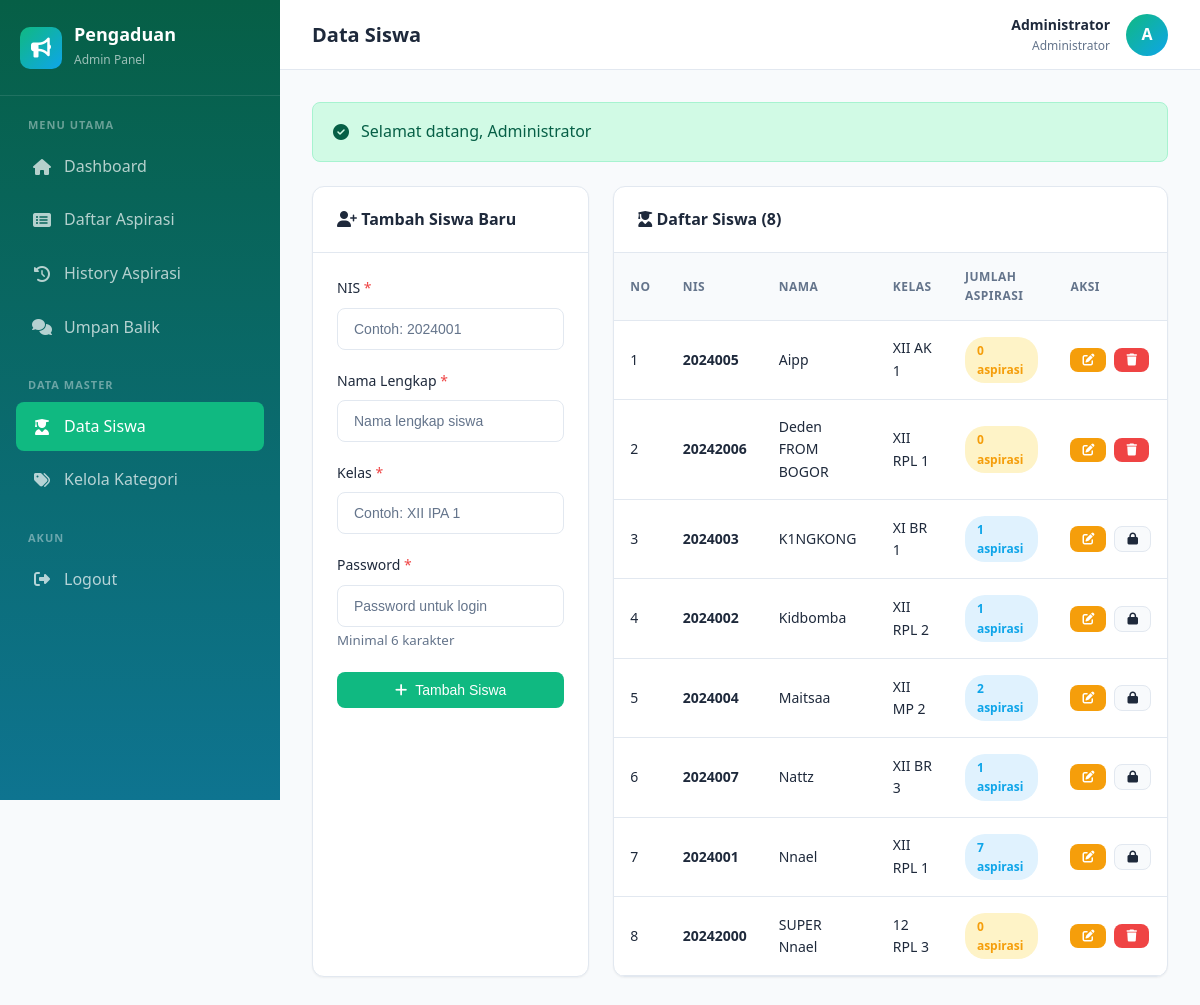
Page /index.php?page=admin/siswa (signed in) on the committed database.
### tables this page shows
CREATE TABLE `siswa` (
  `nis` int NOT NULL,
  `nama` varchar(100) NOT NULL,
  `kelas` varchar(10) NOT NULL,
  `password` varchar(255) NOT NULL,
  `created_at` timestamp NULL DEFAULT CURRENT_TIMESTAMP
);

### controllers/AdminController.php (called while the page is built, shortened)
<?php
require_once __DIR__ . '/../models/Siswa.php';
class AdminController extends Controller {
    private $siswaModel;
    public function __construct() {
        $this->siswaModel = new Siswa();
    }
    public function siswaIndex(): void {
        $siswa = $this->siswaModel->getAllWithAspirasiCount();
        $this->view('admin/siswa/index', [
            'title' => 'Data Siswa',
            'user' => $this->getCurrentUser(),
            'flash' => $this->getFlash(),
            'siswa' => $siswa
        ]);
    }
}

### config/Database.php (called while the page is built, shortened)
<?php
class Database {
    private static $instance = null;
    private $connection;
    private function __construct() {
        try {
            $dsn = "mysql:host=" . DB_HOST . ";dbname=" . DB_NAME . ";charset=utf8mb4";
            $options = [
                PDO::ATTR_ERRMODE => PDO::ERRMODE_EXCEPTION,
                PDO::ATTR_DEFAULT_FETCH_MODE => PDO::FETCH_ASSOC,
                PDO::ATTR_EMULATE_PREPARES => false,
            ];
            $this->connection = new PDO($dsn, DB_USER, DB_PASS, $options);
        } catch (PDOException $e) {
            die("Koneksi database gagal: " . $e->getMessage());
        }
    }
    public static function getInstance(): Database {
        if (self::$instance === null) {
            self::$instance = new self();
        }
        return self::$instance;
    }
    public function query(string $sql, array $params = []): PDOStatement {
        $stmt = $this->connection->prepare($sql);
        $stmt->execute($params);
        return $stmt;
    }
}

### models/Model.php (called while the page is built, shortened)
<?php
require_once __DIR__ . '/../config/Database.php';
abstract class Model {
    public function __construct() {
        $this->db = Database::getInstance();
    }
}

### models/Siswa.php (called while the page is built, shortened)
<?php
require_once __DIR__ . '/Model.php';
class Siswa extends Model {
    protected $table = 'siswa';
    public function getAllWithAspirasiCount(): array {
        $sql = "SELECT s.*, COUNT(ia.id_pelaporan) as jumlah_aspirasi
                FROM {$this->table} s
                LEFT JOIN input_aspirasi ia ON s.nis = ia.nis
                GROUP BY s.nis
                ORDER BY s.nama ASC";
        return $this->db->query($sql)->fetchAll();
    }
}

### views/admin/siswa/index.php (the view, shortened to what this page needs)
<?php
require_once __DIR__ . '/../../layouts/header.php';
require_once __DIR__ . '/../../layouts/sidebar_admin.php';
?>
<div style="display: grid; grid-template-columns: 1fr 2fr; gap: 24px;">
    <div class="card">
        <div class="card-header">
            <h3 class="card-title">
                <i class="fas fa-user-plus"></i> Tambah Siswa Baru
            </h3>
        </div>
        <div class="card-body">
            <form action="<?= BASE_URL ?>index.php?page=admin/siswa&action=store" method="POST">
                <div class="form-group">
                    <label class="form-label">NIS <span class="text-danger">*</span></label>
                    <input type="number" name="nis" class="form-control" placeholder="Contoh: 2024001" required>
                </div>
                <div class="form-group">
                    <label class="form-label">Nama Lengkap <span class="text-danger">*</span></label>
                    <input type="text" name="nama" class="form-control" placeholder="Nama lengkap siswa" required maxlength="100">
                </div>
                <div class="form-group">
                    <label class="form-label">Kelas <span class="text-danger">*</span></label>
                    <input type="text" name="kelas" class="form-control" placeholder="Contoh: XII IPA 1" required maxlength="10">
                </div>
                <div class="form-group">
                    <label class="form-label">Password <span class="text-danger">*</span></label>
                    <input type="password" name="password" class="form-control" placeholder="Password untuk login" required minlength="6">
                    <small class="text-secondary">Minimal 6 karakter</small>
                </div>
                <button type="submit" class="btn btn-primary btn-block">
                    <i class="fas fa-plus"></i> Tambah Siswa
                </button>
            </form>
        </div>
    </div>
    <div class="card">
        <div class="card-header">
            <h3 class="card-title">
                <i class="fas fa-user-graduate"></i> Daftar Siswa (<?= count($siswa) ?>)
            </h3>
        </div>
        <div class="card-body" style="padding: 0;">
            <?php if (!empty($siswa)): ?>
                <div class="table-container">
                    <table>
                        <thead>
                            <tr>
                                <th>No</th>
                                <th>NIS</th>
                                <th>Nama</th>
                                <th>Kelas</th>
                                <th>Jumlah Aspirasi</th>
                                <th>Aksi</th>
                            </tr>
                        </thead>
                        <tbody>
                            <?php foreach ($siswa as $index => $s): ?>
                                <tr>
                                    <td><?= $index + 1 ?></td>
                                    <td><strong><?= $s['nis'] ?></strong></td>
                                    <td><?= htmlspecialchars($s['nama']) ?></td>
                                    <td><?= htmlspecialchars($s['kelas']) ?></td>
                                    <td>
                                        <span class="badge badge-<?= $s['jumlah_aspirasi'] > 0 ? 'proses' : 'menunggu' ?>">
                                            <?= $s['jumlah_aspirasi'] ?> aspirasi
                                        </span>
                                    </td>
                                    <td>
                                        <div class="action-buttons">
                                            <button type="button" class="btn btn-warning btn-sm"
                                                    onclick="openEditModal(<?= $s['nis'] ?>, '<?= htmlspecialchars(addslashes($s['nama'])) ?>', '<?= htmlspecialchars(addslashes($s['kelas'])) ?>')"
                                                    title="Edit">
                                                <i class="fas fa-edit"></i>
                                            </button>
                                            <?php if ($s['jumlah_aspirasi'] == 0): ?>
                                                <a href="<?= BASE_URL ?>index.php?page=admin/siswa&action=delete&nis=<?= $s['nis'] ?>"
                                                   class="btn btn-danger btn-sm" title="Hapus"
                                                   onclick="return confirm('Yakin ingin menghapus siswa ini?')">
                                                    <i class="fas fa-trash"></i>
                                                </a>
                                            <?php else: ?>
                                                <button class="btn btn-secondary btn-sm" title="Tidak dapat dihapus (memiliki aspirasi)" disabled>
                                                    <i class="fas fa-lock"></i>
                                                </button>
                                            <?php endif; ?>
                                        </div>
                                    </td>
                                </tr>
                            <?php endforeach; ?>
                        </tbody>
                    </table>
                </div>
            <?php endif; ?>
        </div>
    </div>
</div>
    </div>
</main>
<?php require_once __DIR__ . '/../../layouts/footer.php'; ?>

### controllers/assets/css/style.css (style rules this page uses)
:root { --primary-color: #10b981; --primary-hover: #059669; --primary-light: #d1fae5; --secondary-color: #64748b; --success-color: #10b981; --success-light: #d1fae5; --warning-color: #f59e0b; --warning-light: #fef3c7; --danger-color: #ef4444; --danger-light: #fee2e2; --info-color: #0ea5e9; --info-light: #e0f2fe; --bg-primary: #f8fafc; --bg-secondary: #ffffff; --bg-dark: #1e293b; --text-primary: #1e293b; --text-secondary: #64748b; --text-light: #ffffff; --border-color: #e2e8f0; --border-radius: 12px; --border-radius-sm: 8px; --shadow-sm: 0 1px 2px 0 rgb(0 0 0 / 0.05); --shadow: 0 4px 6px -1px rgb(0 0 0 / 0.1), 0 2px 4px -2px rgb(0 0 0 / 0.1); --shadow-lg: 0 10px 15px -3px rgb(0 0 0 / 0.1), 0 4px 6px -4px rgb(0 0 0 / 0.1); --sidebar-width: 280px; --header-height: 70px; --transition: all 0.3s ease; }
* { margin: 0; padding: 0; box-sizing: border-box; }
body { font-family: 'Segoe UI', 'Inter', -apple-system, BlinkMacSystemFont, sans-serif; background-color: var(--bg-primary); color: var(--text-primary); line-height: 1.6; min-height: 100vh; }
a { text-decoration: none; color: inherit; }
.card { background: var(--bg-secondary); border-radius: var(--border-radius); box-shadow: var(--shadow-sm); border: 1px solid var(--border-color); overflow: hidden; }
.card-header { padding: 20px 24px; border-bottom: 1px solid var(--border-color); display: flex; align-items: center; justify-content: space-between; }
.card-title { font-size: 16px; font-weight: 600; color: var(--text-primary); }
.card-body { padding: 24px; }
.table-container { overflow-x: auto; }
table { width: 100%; border-collapse: collapse; }
thead { background: var(--bg-primary); }
th { padding: 14px 16px; text-align: left; font-size: 12px; font-weight: 600; text-transform: uppercase; letter-spacing: 0.5px; color: var(--text-secondary); border-bottom: 1px solid var(--border-color); }
td { padding: 16px; border-bottom: 1px solid var(--border-color); font-size: 14px; color: var(--text-primary); }
.badge { display: inline-flex; align-items: center; padding: 4px 12px; border-radius: 20px; font-size: 12px; font-weight: 600; }
.badge-menunggu { background: var(--warning-light); color: var(--warning-color); }
.badge-proses { background: var(--info-light); color: var(--info-color); }
.btn { display: inline-flex; align-items: center; justify-content: center; gap: 8px; padding: 10px 20px; border-radius: var(--border-radius-sm); font-size: 14px; font-weight: 500; border: none; cursor: pointer; transition: var(--transition); }
.btn-primary { background: var(--primary-color); color: var(--text-light); }
.btn-warning { background: var(--warning-color); color: var(--text-light); }
.btn-danger { background: var(--danger-color); color: var(--text-light); }
.btn-secondary { background: var(--bg-primary); color: var(--text-primary); border: 1px solid var(--border-color); }
.btn-sm { padding: 6px 12px; font-size: 12px; }
.btn-block { width: 100%; }
.form-group { margin-bottom: 20px; }
.form-label { display: block; font-size: 14px; font-weight: 500; color: var(--text-primary); margin-bottom: 8px; }
.form-control { width: 100%; padding: 12px 16px; border: 1px solid var(--border-color); border-radius: var(--border-radius-sm); font-size: 14px; color: var(--text-primary); background: var(--bg-secondary); transition: var(--transition); }
.form-control::placeholder { color: var(--text-secondary); }
.action-buttons { display: flex; gap: 8px; }
.text-danger { color: var(--danger-color); }
.text-secondary { color: var(--text-secondary); }

### rows in the picture
siswa: nis "2024005", nama "Aipp", kelas "XII AK 1", jumlah_aspirasi "0"
siswa: nis "20242006", nama "Deden FROM BOGOR", kelas "XII RPL 1", jumlah_aspirasi "0"
siswa: nis "2024003", nama "K1NGKONG", kelas "XI BR 1", jumlah_aspirasi "1"
siswa: nis "2024002", nama "Kidbomba", kelas "XII RPL 2", jumlah_aspirasi "1"
siswa: nis "2024004", nama "Maitsaa", kelas "XII MP 2", jumlah_aspirasi "2"
siswa: nis "2024007", nama "Nattz", kelas "XII BR 3", jumlah_aspirasi "1"
siswa: nis "2024001", nama "Nnael", kelas "XII RPL 1", jumlah_aspirasi "7"
siswa: nis "20242000", nama "SUPER Nnael", kelas "12 RPL 3", jumlah_aspirasi "0"

### other values in the picture
$title "Data Siswa"
$user['nama'] "Administrator"
substr($user['nama'] ?? 'A', 0, 1) "A"
$flash['message'] "Selamat datang, Administrator"
count($siswa) "8"
